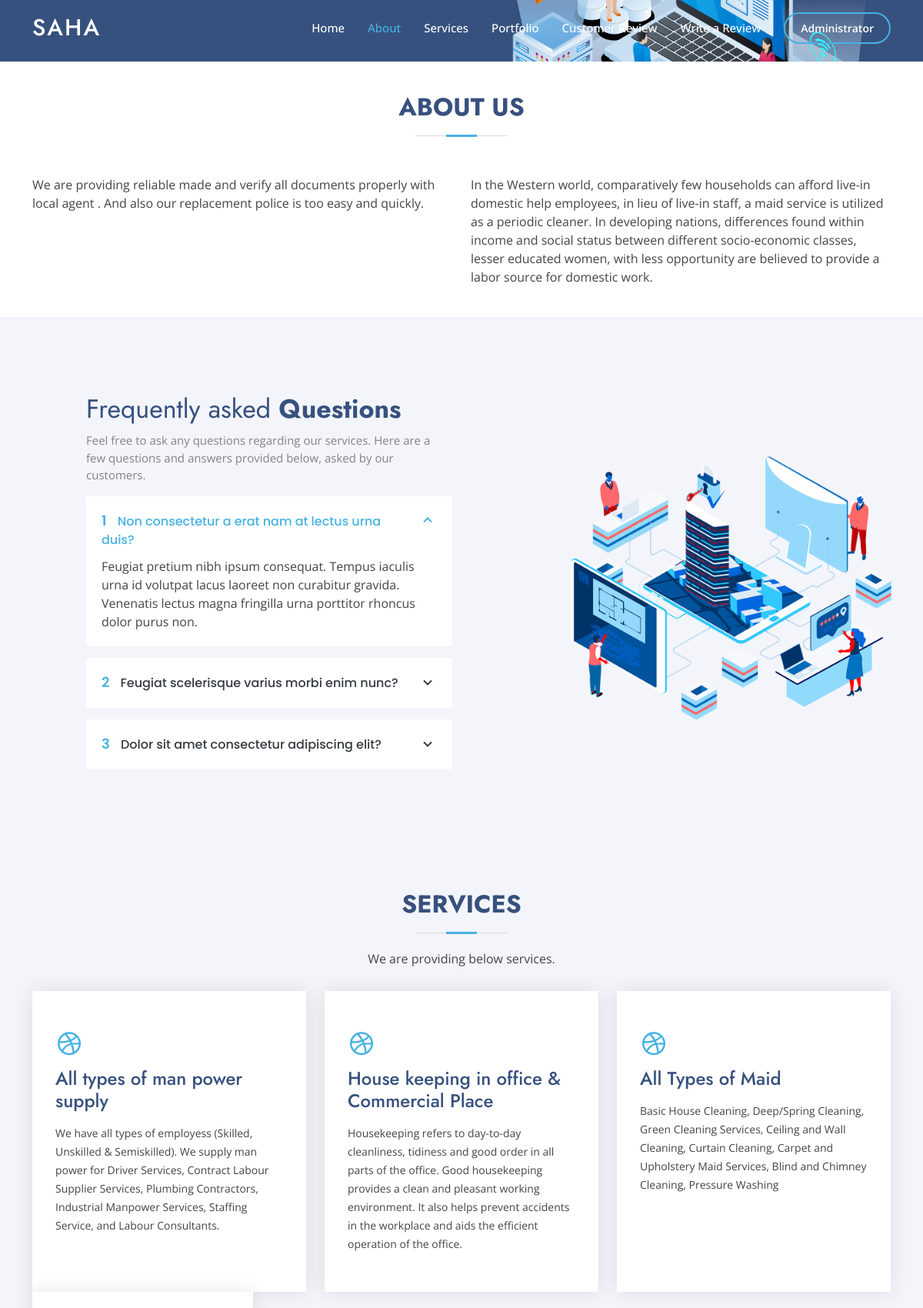
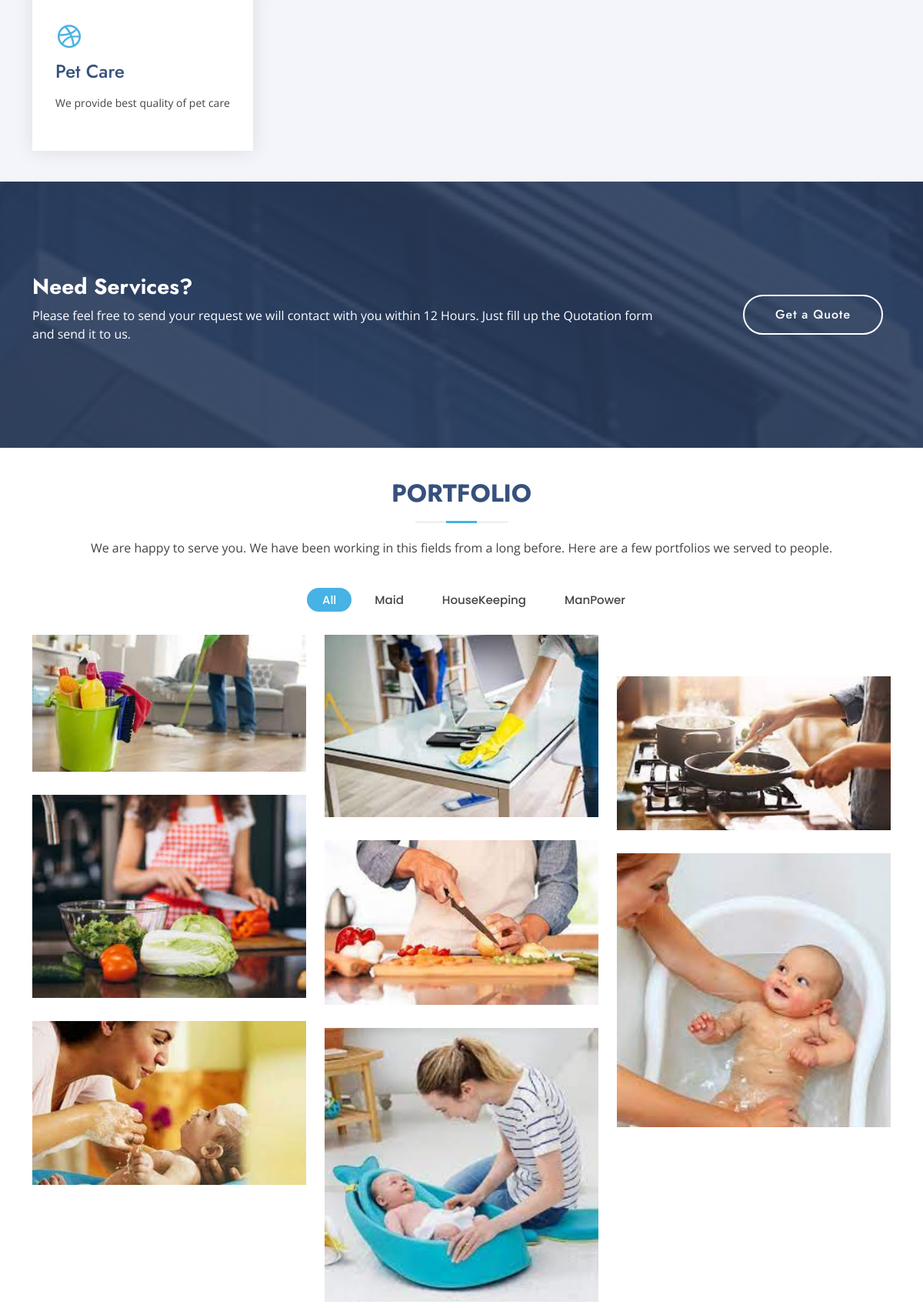
Screenshot of /old_spa_index.php (upper part) with the database file from the repository (2 pictures, top to bottom).
### tables this page shows
CREATE TABLE `service_manager` (
  `service_id` int(11) NOT NULL,
  `name` varchar(200) NOT NULL,
  `description` text NOT NULL,
  `created_on` datetime NOT NULL DEFAULT current_timestamp(),
  `updated_on` datetime NOT NULL DEFAULT current_timestamp() ON UPDATE current_timestamp(),
  `services_photo` text NOT NULL
);

### administrators/assets/php/sql_conn.php (called while the page is built, shortened)
<?php
	if($_SERVER['HTTP_HOST'] == 'localhost'){
		$host = 'localhost';
		$username = 'root';
		$password = '';
		$dbname = 'sahamaidservice';
	}else{
		$host = 'localhost';
		$username = 'sahaserv_sahamaidservice';
		$password = 'sahamaidservice123!@#';
		$dbname = 'sahaserv_sahamaidservice';
	}
	$mysqli = new mysqli($host, $username, $password, $dbname);
	$logo_text = 'Saha';
	$about_us = 'We are providing reliable made and verify all documents properly with local agent . And also our replacement police is too easy and quickly.';
	$about_us_right = 'In the Western world, comparatively few households can afford live-in domestic help employees, in lieu of live-in staff, a maid service is utilized as a periodic cleaner. In developing nations, differences found within income and social status between different socio-economic classes, lesser educated women, with less opportunity are believed to provide a labor source for domestic work.';
	$faq_sub_text = 'Feel free to ask any questions regarding our services. Here are a few questions and answers provided below, asked by our customers.';
	$questions_answers = array();
	$question_answer = new stdClass();
	$question_answer->q = "Non consectetur a erat nam at lectus urna duis?";
	$question_answer->a = "Feugiat pretium nibh ipsum consequat. Tempus iaculis urna id volutpat lacus laoreet non curabitur gravida. Venenatis lectus magna fringilla urna porttitor rhoncus dolor purus non.";
	$question_answer = new stdClass();
	$question_answer->q = "Feugiat scelerisque varius morbi enim nunc?";
	$question_answer = new stdClass();
	$question_answer->q = "Dolor sit amet consectetur adipiscing elit?";
	$need_service = 'Need Services?';
	$need_service2 = 'Please feel free to send your request we will contact with you within 12 Hours. Just fill up the Quotation form and send it to us.';
	$portfolio_text = 'We are happy to serve you. We have been working in this fields from a long before. Here are a few portfolios we served to people.';
	$portfolio_categories = ["Maid", "HouseKeeping", "ManPower"];
	$portfolios = array();
	$portfolio = new stdClass();
	$portfolio->category = '0';
	$portfolio->image = 'clean2.jpeg';
	$portfolio = new stdClass();
	$portfolio->category = '0';
	$portfolio->image = 'clean3.jpeg';
	$portfolio = new stdClass();
	$portfolio->category = '0';
	$portfolio = new stdClass();
	$portfolio->category = '1';
	$portfolio->image = 'coock1.jpeg';
	$portfolio = new stdClass();
	$portfolio->category = '1';
	$portfolio->image = 'coock2.jpeg';
	$portfolio = new stdClass();
	$portfolio->category = '1';
	$portfolio->image = 'coock3.jpeg';
	$portfolio = new stdClass();
	$portfolio->category = '2';
	$portfolio->image = 'sister2.jpeg';
	$portfolio = new stdClass();
	$portfolio->category = '2';
	$portfolio->image = 'sister3.jpeg';
	$portfolio = new stdClass();
	$portfolio->category = '2';
	$portfolio->image = 'sister4.jpeg';
	$services_text = 'We are providing below services.';
	$services = array();
	$sql = "SELECT * FROM service_manager";
	$result = $mysqli->query($sql);
	if ($result->num_rows > 0) {
		while($row = $result->fetch_array()){
			$name = $row['name'];
			$description = $row['description'];
			$service = new stdClass();
			$service->name = $name;
			$service->description = $description;
		}
	}
?>

### old_spa_index.php (the view, shortened to what this page needs)
<?php
  include 'administrators/assets/php/sql_conn.php';
?>
<!DOCTYPE html>
<html lang="en">
<head>
  <link href="assets/vendor/aos/aos.css" rel="stylesheet">
  <link href="assets/vendor/bootstrap/css/bootstrap.min.css" rel="stylesheet">
  <link href="assets/vendor/bootstrap-icons/bootstrap-icons.css" rel="stylesheet">
  <link href="assets/vendor/boxicons/css/boxicons.min.css" rel="stylesheet">
  <link href="assets/vendor/glightbox/css/glightbox.min.css" rel="stylesheet">
  <link href="assets/vendor/remixicon/remixicon.css" rel="stylesheet">
  <link href="assets/vendor/swiper/swiper-bundle.min.css" rel="stylesheet">
  <link href="assets/css/style.css" rel="stylesheet">
</head>
<body>
  <header id="header" class="fixed-top ">
    <div class="container d-flex align-items-center">
      <h1 class="logo me-auto"><a href="index.php"><?=$logo_text?></a></h1>
      <nav id="navbar" class="navbar">
        <ul>
          <li><a class="nav-link scrollto active" href="#hero">Home</a></li>
          <li><a class="nav-link scrollto" href="#about">About</a></li>
          <li><a class="nav-link scrollto" href="#services">Services</a></li>
          <li><a class="nav-link   scrollto" href="#portfolio">Portfolio</a></li>
          <li><a class="nav-link scrollto" href="#team">Customer Review</a></li>
          <li><a class="nav-link scrollto" href="#contact">Write a Review</a></li>
          <li><a class="getstarted scrollto" href="./administrators">Administrator</a></li>
        </ul>
      </nav>
    </div>
  </header>
  <section id="hero" class="d-flex align-items-center">
    <div class="container">
      <div class="row">
        <div class="col-lg-6 d-flex flex-column justify-content-center pt-4 pt-lg-0 order-2 order-lg-1" data-aos="fade-up" data-aos-delay="200">
          <div class="d-flex justify-content-center justify-content-lg-start">
          </div>
        </div>
        <div class="col-lg-6 order-1 order-lg-2 hero-img" data-aos="zoom-in" data-aos-delay="200">
          <img src="assets/img/hero-img.png" class="img-fluid animated" alt="">
        </div>
      </div>
    </div>
  </section>
  <main id="main">
    <section id="about" class="about">
      <div class="container" data-aos="fade-up">
        <div class="section-title">
          <h2>About Us</h2>
        </div>
        <div class="row content">
          <div class="col-lg-6">
            <p><?=$about_us?></p>
          </div>
          <div class="col-lg-6 pt-4 pt-lg-0">
            <p><?=$about_us_right?></p>
          </div>
        </div>
      </div>
    </section>
    <section id="why-us" class="why-us section-bg">
      <div class="container-fluid" data-aos="fade-up">
        <div class="row">
          <div class="col-lg-7 d-flex flex-column justify-content-center align-items-stretch  order-2 order-lg-1">
            <div class="content">
              <h3>Frequently asked <strong>Questions</strong></h3>
              <p> <?=$faq_sub_text?></p>
            </div>
            <div class="accordion-list">
            <ul>
                <?php
                  $serial = 0;
                  for($i = 0; $i < sizeof($questions_answers); $i++){
                    $serial++;
                ?>
                <li>
                  <a data-bs-toggle="collapse"<?php if($serial == 1){?> class="collapse" <?php }else{?> class="collapsed" <?php } ?> data-bs-target="#accordion-list-<?=$serial?>"><span><?=$serial?></span> <?=$questions_answers[$i]->q?> <i class="bx bx-chevron-down icon-show"></i><i class="bx bx-chevron-up icon-close"></i></a>
                  <div id="accordion-list-<?=$serial?>" class="collapse <?php if($serial == 1){?>show<?php } ?>" data-bs-parent=".accordion-list">
                    <p><?=$questions_answers[$i]->a?></p>
                  </div>
                </li>
                <?php } ?>
              </ul>
            </div>
          </div>
          <div class="col-lg-5 align-items-stretch order-1 order-lg-2 img" style='background-image: url("assets/img/why-us.png");' data-aos="zoom-in" data-aos-delay="150">&nbsp;</div>
        </div>
      </div>
    </section>
    <?php if(sizeof($services) > 0){?>
    <section id="services" class="services section-bg">
      <div class="container" data-aos="fade-up">
        <div class="section-title">
          <h2>Services</h2>
          <p><?=$services_text?></p>
        </div>
        <div class="row">
          <?php
          for($l = 0; $l < sizeof($services); $l++){
            $c_name = '';
            if($l == 1){
              $c_name = 'mt-4 mt-md-0';
            }else if($l > 1){
              $c_name = 'mt-4 mt-xl-0';
            }else{
              $c_name = '';
            }
          ?>
          <div class="col-xl-4 col-md-6 d-flex align-items-stretch <?=$c_name?>" data-aos="zoom-in" data-aos-delay="100">
            <div class="icon-box">
              <div class="icon"><i class="bx bxl-dribbble"></i></div>
              <h4><a href=""><?=$services[$l]->name?></a></h4>
              <p><?=$services[$l]->description?></p>
            </div>
          </div>
          <?php } ?>
        </div>
      </div>
    </section>
    <?php } ?>
    <section id="cta" class="cta">
      <div class="container" data-aos="zoom-in">
        <div class="row">
          <div class="col-lg-9 text-center text-lg-start">
            <h3><?=$need_service?></h3>
            <p><?=$need_service2?> </p>
          </div>
          <div class="col-lg-3 cta-btn-container text-center">
            <a class="cta-btn align-middle" href="javascript: void(0)" data-bs-toggle="modal" data-bs-target="#staticBackdrop">Get a Quote</a>
          </div>
        </div>
      </div>
    </section>
    <section id="portfolio" class="portfolio">
      <div class="container" data-aos="fade-up">
        <div class="section-title">
          <h2>Portfolio</h2>
          <p><?=$portfolio_text?></p>
        </div>
        <ul id="portfolio-flters" class="d-flex justify-content-center" data-aos="fade-up" data-aos-delay="100">
          <li data-filter="*" class="filter-active">All</li>
          <?php for($j = 0; $j < sizeof($portfolio_categories); $j++){?>
          <li data-filter=".filter-<?=$portfolio_categories[$j]?>"><?=$portfolio_categories[$j]?></li>
          <?php } ?>
        </ul>
        <div class="row portfolio-container" data-aos="fade-up" data-aos-delay="200">
        <?php for($k = 0; $k < sizeof($portfolios); $k++){?>
          <div class="col-lg-4 col-md-6 portfolio-item filter-<?=$portfolio_categories[$portfolios[$k]->category]?>">
            <div class="portfolio-img"><img src="assets/img/portfolio/<?=$portfolio_categories[$portfolios[$k]->category]?>/<?=$portfolios[$k]->image?>" class="img-fluid" alt="" style="width: 100%;"></div>
          </div>
        <?php } ?>
        </div>
      </div>
    </section>
  </main>
</body>
</html>

### rows the page displays
service_manager: name "All types of man power supply", description "We have all types of employess (Skilled, Unskilled & Semiskilled). We supply man power for Driver Services, Contract Labour Supplier Services, Plumbing Contractors, Industrial Manpower Services, Staffing Service, and Labour Consultants."
service_manager: name "House keeping in office & Commercial Place", description "Housekeeping refers to day-to-day cleanliness, tidiness and good order in all parts of the office. Good housekeeping provides a clean and pleasant working environment. It also helps prevent accidents in the workplace and aids the efficient operation of the office."
service_manager: name "All Types of Maid", description "Basic House Cleaning, Deep/Spring Cleaning, Green Cleaning Services, Ceiling and Wall Cleaning, Curtain Cleaning, Carpet and Upholstery Maid Services, Blind and Chimney Cleaning, Pressure Washing"
service_manager: name "Pet Care", description "We provide best quality of pet care"

### other values shown
$logo_text "SAHA"
$about_us "We are providing reliable made and verify all documents properly with local agent . And also our replacement police is too easy and quickly."
$faq_sub_text "Feel free to ask any questions regarding our services. Here are a few questions and answers provided below, asked by our customers."
$questions_answers[$i]->q "Non consectetur a erat nam at lectus urna duis?"
$questions_answers[$i]->a "Feugiat pretium nibh ipsum consequat. Tempus iaculis urna id volutpat lacus laoreet non curabitur gravida. Venenatis lectus magna fringilla urna porttitor rhoncus dolor purus non."
$questions_answers[$i]->q "Feugiat scelerisque varius morbi enim nunc?"
$questions_answers[$i]->q "Dolor sit amet consectetur adipiscing elit?"
$services_text "We are providing below services."
$need_service "Need Services?"
$need_service2 "Please feel free to send your request we will contact with you within 12 Hours. Just fill up the Quotation form and send it to us."
$portfolio_text "We are happy to serve you. We have been working in this fields from a long before. Here are a few portfolios we served to people."
$portfolio_categories[$j] "Maid"
$portfolio_categories[$j] "HouseKeeping"
$portfolio_categories[$j] "ManPower"
